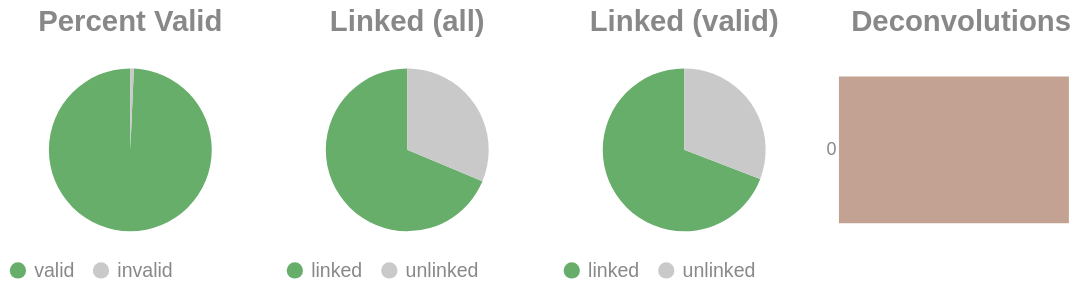

Notebook code for this chart:
### Code cell
if SKIPLR:
    pass
else:
    clash = Counter()
    for i in valids['molecule'].to_list():
        _mol = i.split("-")
        if len(_mol) == 1:
            clash.update('0')
        else:
            clash.update(_mol[-1])

    _d = {"deconvolutions": [], 'count': []}
    for k,v in clash.items():
        _d['deconvolutions'].append(k)
        _d['count'].append(v)

    tot_valid = valids['reads'].sum()
    mask = valids['reads'] >= 2
    n_linked_reads = valids.filter(mask)['reads'].sum()
    if n_linked_reads == 0:
        print_html("No linked molecules (>=2 reads) were detected; skipping linked-only distributions.")
        SKIPLR = True
    else:
        perc_valid = round(tot_valid / n_reads, 4)
        linked_perc_abs = round(n_linked_reads / n_reads, 4)
        linked_perc = round(n_linked_reads / tot_valid, 4)

    _valid = pl.DataFrame({"valids": ['valid', 'invalid'], "count": [tot_valid, n_reads - tot_valid]})
    _linked_abs = pl.DataFrame({"linked (absolute)": ['linked', 'unlinked'], "count": [n_linked_reads, n_reads - n_linked_reads]})
    _linked_rel = pl.DataFrame({"linked (valids)": ['linked', 'unlinked'], "count": [n_linked_reads, tot_valid - n_linked_reads]})

    (
        alt.hconcat(
            piechart(_valid, goodval = 'valid', title = "Percent Valid"),
            piechart(_linked_abs, goodval = "linked", title =  "Linked (all)"),
            piechart(_linked_rel, goodval = "linked", title =  "Linked (valid)"),
            convolutionbar(pl.DataFrame(_d), title = "Deconvolutions"),
            center = True,
            bounds = 'flush'
        )
        .resolve_scale(color='independent')
        .resolve_legend('independent')
        .properties(usermeta={'embedOptions': {"actions": False}})
    ).display()

### Figure 1 — Vega-Lite specification as saved in the notebook (floating-point values rounded to 4 significant figures)
{"width": "container", "height": 400, "config": {"title": {"anchor": "start", "dy": -15, "fontSize": 18, "color": "#888888", "subtitleColor": "#888888", "subtitleFontSize": 14}, "arc": {"fill": "#0072B2"}, "axis": {"domainColor": "#888888", "domainWidth": 0.5, "gridWidth": 0.2, "grid": false, "titleFontWeight": 400, "titleFontSize": 15, "labelFontSize": 11, "labelColor": "#888888", "tickColor": "#888888", "tickWidth": 0.2, "titleColor": "#888888"}, "axisBand": {"grid": false}, "axisX": {"grid": true, "tickSize": 10, "domainCap": "round"}, "axisY": {"domain": false, "grid": true, "tickSize": 0, "domainCap": "round"}, "background": "transparent", "header": {"labelFontSize": 15, "labelColor": "#888888", "titleFontSize": 15, "titleFontWeight": 600, "titleColor": "#888888"}, "legend": {"labelFont": "sans-serif", "labelFontSize": 12, "labelColor": "#888888", "symbolSize": 100, "symbolType": "circle", "titleFontSize": 12, "titlePadding": 10, "titleColor": "#888888", "title": null}, "range": {"category": ["#E69F00", "#56B4E9", "#009E73", "#F0E442", "#0072B2", "#D55E00", "#CC79A7", "#000000"], "diverging": ["#cfe8f3", "#a2d4ec", "#73bfe2", "#46abdb", "#1696d2", "#12719e"]}, "area": {"fill": "#0072B2", "fillOpacity": 0.7, "line": true, "strokeOpacity": 0.7}, "line": {"color": "#0072B2", "stroke": "#0072B2", "strokeWidth": 2}, "trail": {"color": "#0072B2", "stroke": "#0072B2", "strokeWidth": 0, "size": 1}, "point": {"filled": true, "fillOpacity": 1.0, "size": 95}, "text": {"color": "#888888", "fontSize": 11, "align": "right", "fontWeight": 400, "size": 11}, "bar": {"fill": "#0072B2", "stroke": null}, "view": {"stroke": null, "continuousWidth": 660, "continuousHeight": 400}}, "hconcat": [{"data": {"name": "data-f7ebe8c3aba1064a319a7052c2c818e8"}, "mark": {"type": "arc"}, "encoding": {"color": {"field": "valids", "legend": {"orient": "bottom", "title": null}, "scale": {"domain": ["valid", "invalid"], "range": ["#68ae6b", "#C9C9C9"]}, "title": "Valids", "type": "nominal"}, "theta": {"field": "count", "type": "quantitative"}, "tooltip": [{"field": "valids", "title": "Valids", "type": "ordinal"}, {"field": "percent", "format": ".2%", "title": "Percent", "type": "quantitative"}, {"field": "count", "title": "Count", "type": "quantitative"}]}, "height": 100, "title": {"text": "Percent Valid", "align": "center", "anchor": "middle"}, "transform": [{"calculate": "datum.count / 14996757", "as": "percent"}], "width": 150}, {"data": {"name": "data-9b50f0e10be2824b948c24f6b191c417"}, "mark": {"type": "arc"}, "encoding": {"color": {"field": "linked (absolute)", "legend": {"orient": "bottom", "title": null}, "scale": {"domain": ["linked", "unlinked"], "range": ["#68ae6b", "#C9C9C9"]}, "title": "Linked (Absolute)", "type": "nominal"}, "theta": {"field": "count", "type": "quantitative"}, "tooltip": [{"field": "linked (absolute)", "title": "Linked (Absolute)", "type": "ordinal"}, {"field": "percent", "format": ".2%", "title": "Percent", "type": "quantitative"}, {"field": "count", "title": "Count", "type": "quantitative"}]}, "height": 100, "title": {"text": "Linked (all)", "align": "center", "anchor": "middle"}, "transform": [{"calculate": "datum.count / 14996757", "as": "percent"}], "width": 150}, {"data": {"name": "data-c22686c32d7a42ff4b8bfb5680e164c8"}, "mark": {"type": "arc"}, "encoding": {"color": {"field": "linked (valids)", "legend": {"orient": "bottom", "title": null}, "scale": {"domain": ["linked", "unlinked"], "range": ["#68ae6b", "#C9C9C9"]}, "title": "Linked (Valids)", "type": "nominal"}, "theta": {"field": "count", "type": "quantitative"}, "tooltip": [{"field": "linked (valids)", "title": "Linked (Valids)", "type": "ordinal"}, {"field": "percent", "format": ".2%", "title": "Percent", "type": "quantitative"}, {"field": "count", "title": "Count", "type": "quantitative"}]}, "height": 100, "title": {"text": "Linked (valid)", "align": "center", "anchor": "middle"}, "transform": [{"calculate": "datum.count / 14892710", "as": "percent"}], "width": 150}, {"data": {"name": "data-64353b919b8a03291835984d0a513e33"}, "mark": {"type": "bar"}, "encoding": {"color": {"field": "deconvolutions", "legend": null, "scale": {"scheme": "lightgreyred"}, "type": "nominal"}, "tooltip": [{"field": "deconvolutions", "title": "Deconvolutions", "type": "ordinal"}, {"field": "percent", "format": ".2%", "title": "Percent", "type": "quantitative"}, {"field": "count", "title": "Count", "type": "quantitative"}], "x": {"axis": null, "field": "count", "type": "quantitative"}, "y": {"field": "deconvolutions", "sort": "ascending", "title": null, "type": "nominal"}}, "height": 100, "title": {"text": "Deconvolutions", "align": "center", "anchor": "middle"}, "transform": [{"calculate": "datum.count / 7529536", "as": "percent"}], "width": 150}], "bounds": "flush", "center": true, "resolve": {"legend": {"angle": "independent"}, "scale": {"color": "independent"}}, "usermeta": {"embedOptions": {"actions": false}}, "$schema": "https://vega.github.io/schema/vega-lite/v6.1.0.json", "datasets": {"data-f7ebe8c3aba1064a319a7052c2c818e8": [{"valids": "valid", "count": 14892710}, {"valids": "invalid", "count": 104047}], "data-9b50f0e10be2824b948c24f6b191c417": [{"linked (absolute)": "linked", "count": 10302335}, {"linked (absolute)": "unlinked", "count": 4694422}], "data-c22686c32d7a42ff4b8bfb5680e164c8": [{"linked (valids)": "linked", "count": 10302335}, {"linked (valids)": "unlinked", "count": 4590375}], "data-64353b919b8a03291835984d0a513e33": [{"deconvolutions": "0", "count": 7529536}]}}
